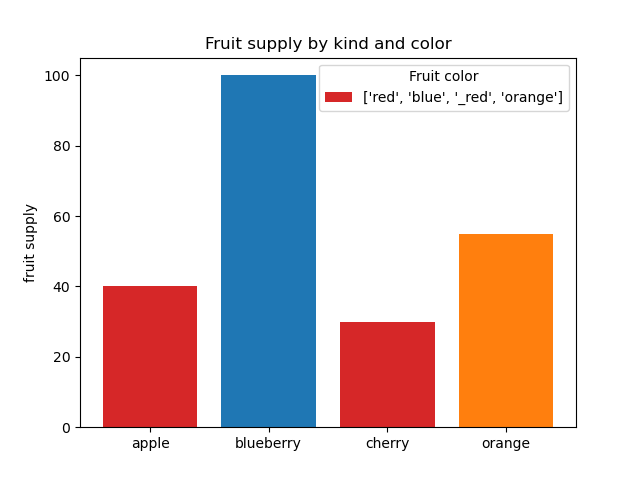

Python code for this plot:
# 引入所需库
import matplotlib.pyplot as plt

fig, ax = plt.subplots()

# 定义数据
fruits = ['apple', 'blueberry', 'cherry', 'orange']
counts = [40, 100, 30, 55]
bar_labels = ['red', 'blue', '_red', 'orange']
bar_colors = ['tab:red', 'tab:blue', 'tab:red', 'tab:orange']

# 绘制条形图
ax.bar(fruits, counts, label=bar_labels, color=bar_colors)

# 添加图例
ax.set_ylabel('fruit supply')
ax.set_title('Fruit supply by kind and color')
ax.legend(title='Fruit color')

plt.show()
